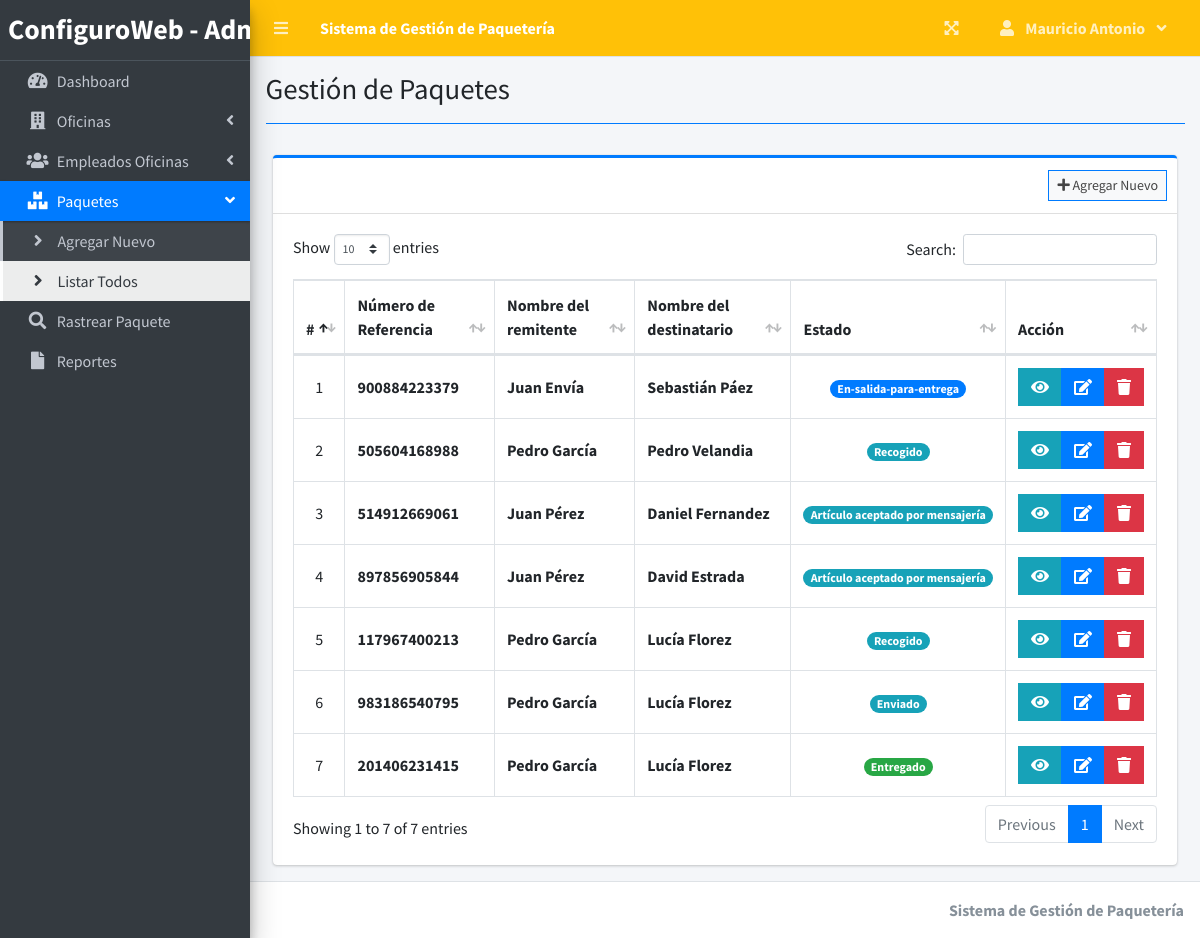
The page /index.php?page=parcel_list (signed in) on the database its author committed.
### tables this page shows
CREATE TABLE `parcels` (
  `id` int(30) NOT NULL,
  `reference_number` varchar(100) NOT NULL,
  `sender_name` text NOT NULL,
  `sender_address` text NOT NULL,
  `sender_contact` text NOT NULL,
  `recipient_name` text NOT NULL,
  `recipient_address` text NOT NULL,
  `recipient_contact` text NOT NULL,
  `type` int(1) NOT NULL COMMENT '1 = Deliver, 2=Pickup',
  `from_branch_id` varchar(30) NOT NULL,
  `to_branch_id` varchar(30) NOT NULL,
  `weight` varchar(100) NOT NULL,
  `height` varchar(100) NOT NULL,
  `width` varchar(100) NOT NULL,
  `length` varchar(100) NOT NULL,
  `price` float NOT NULL,
  `status` int(2) NOT NULL DEFAULT 0,
  `date_created` datetime NOT NULL DEFAULT current_timestamp()
);

### parcel_list.php (the view, shortened to what this page needs)
<?php include 'db_connect.php' ?>
<div class="col-lg-12">
	<div class="card card-outline card-primary">
		<div class="card-header">
			<div class="card-tools">
				<a class="btn btn-block btn-sm btn-default btn-flat border-primary " href="./index.php?page=new_parcel"><i class="fa fa-plus"></i> Agregar Nuevo</a>
			</div>
		</div>
		<div class="card-body">
			<table class="table tabe-hover table-bordered" id="list">
				<!-- <colgroup>
					<col width="5%">
					<col width="15%">
					<col width="25%">
					<col width="25%">
					<col width="15%">
				</colgroup> -->
				<thead>
					<tr>
						<th class="text-center">#</th>
						<th>Número de Referencia</th>
						<th>Nombre del remitente</th>
						<th>Nombre del destinatario</th>
						<th>Estado</th>
						<th>Acción</th>
					</tr>
				</thead>
				<tbody>
					<?php
					$i = 1;
					$where = "";
					$qry = $conn->query("SELECT * from parcels $where order by  unix_timestamp(date_created) desc ");
					while ($row = $qry->fetch_assoc()):
					?>
						<tr>
							<td class="text-center"><?php echo $i++ ?></td>
							<td><b><?php echo ($row['reference_number']) ?></b></td>
							<td><b><?php echo ucwords($row['sender_name']) ?></b></td>
							<td><b><?php echo ucwords($row['recipient_name']) ?></b></td>
							<td class="text-center">
								<?php
								switch ($row['status']) {
									case '1':
										echo "<span class='badge badge-pill badge-info'> Recogido</span>";
										break;
									case '2':
										echo "<span class='badge badge-pill badge-info'> Enviado</span>";
										break;
									case '5':
										echo "<span class='badge badge-pill badge-primary'> En-salida-para-entrega</span>";
										break;
									case '7':
										echo "<span class='badge badge-pill badge-success'>Entregado</span>";
										break;
									default:
										echo "<span class='badge badge-pill badge-info'> Artículo aceptado por mensajería</span>";
										break;
								}
								?>
							</td>
							<td class="text-center">
								<div class="btn-group">
									<button type="button" class="btn btn-info btn-flat view_parcel" data-id="<?php echo $row['id'] ?>">
										<i class="fas fa-eye"></i>
									</button>
									<a href="index.php?page=edit_parcel&id=<?php echo $row['id'] ?>" class="btn btn-primary btn-flat ">
										<i class="fas fa-edit"></i>
									</a>
									<button type="button" class="btn btn-danger btn-flat delete_parcel" data-id="<?php echo $row['id'] ?>">
										<i class="fas fa-trash"></i>
									</button>
								</div>
							</td>
						</tr>
					<?php endwhile; ?>
				</tbody>
			</table>
		</div>
	</div>
</div>

### index.php (shortened to what this page needs)
<!DOCTYPE html>
<html lang="en">
<?php
include 'header.php'
?>
<body class="hold-transition sidebar-mini layout-fixed layout-navbar-fixed layout-footer-fixed">
  <div class="wrapper">
    <?php include 'topbar.php' ?>
    <?php include 'sidebar.php' ?>
    <div class="content-wrapper">
      <div class="content-header">
        <div class="container-fluid">
          <div class="row mb-2">
            <div class="col-sm-6">
              <h1 class="m-0"><?php echo $title ?></h1>
            </div>
          </div>
          <hr class="border-primary">
        </div>
      </div>
      <section class="content">
        <div class="container-fluid">
          <?php
          $page = isset($_GET['page']) ? $_GET['page'] : 'home';
          if (!file_exists($page . ".php")) {
            include '404.html';
          } else {
            include $page . '.php';
          }
          ?>
        </div>
      </section>
    </div>
    <footer class="main-footer">
      <div class="float-right d-none d-sm-inline-block">
        <b><?php echo $_SESSION['system']['name'] ?></b>
      </div>
    </footer>
  </div>
</body>
</html>

### header.php (shortened to what this page needs)
<?php
function translateTitle($englishTitle)
{
  $translations = array(
    "Home" => "Dashboard",
    "Dashboard" => "Panel de Control",
    "New Parcel" => "Gestión de Paquetes",
    "Parcel List" => "Gestión de Paquetes",
    "Staff List" => "Gestión de Empleados",
    "New Staff" => "Gestión de Empleados",
    "Branch List" => "Lista de Oficinas",
    "New Branch" => "Gestión de Oficinas",
    "Track" => "Rastrear Paquetes",
    "Reports" => "Gestión de Reportes",
    "Persons/Companies" => "Personas/Empresas"
  );
  return isset($translations[$englishTitle]) ? $translations[$englishTitle] : $englishTitle;
}
$englishTitle = isset($_GET['page']) ? ucwords(str_replace("_", ' ', $_GET['page'])) : "Home";
$englishTitle = str_replace("Persons Companies", "Persons/Companies", $englishTitle);
$title = translateTitle($englishTitle);
?>
<!DOCTYPE html>
<html lang="es">
<head>
  <link rel="stylesheet" href="assets/plugins/fontawesome-free/css/all.min.css">
  <link rel="stylesheet" href="assets/plugins/overlayScrollbars/css/OverlayScrollbars.min.css">
  <link rel="stylesheet" href="assets/plugins/datatables-bs4/css/dataTables.bootstrap4.min.css">
  <link rel="stylesheet" href="assets/plugins/datatables-responsive/css/responsive.bootstrap4.min.css">
  <link rel="stylesheet" href="assets/plugins/datatables-buttons/css/buttons.bootstrap4.min.css">
  <link rel="stylesheet" href="assets/plugins/select2/css/select2.min.css">
  <link rel="stylesheet" href="assets/plugins/select2-bootstrap4-theme/select2-bootstrap4.min.css">
  <link rel="stylesheet" href="assets/plugins/sweetalert2-theme-bootstrap-4/bootstrap-4.min.css">
  <link rel="stylesheet" href="assets/plugins/toastr/toastr.min.css">
  <link rel="stylesheet" href="assets/plugins/dropzone/min/dropzone.min.css">
  <link rel="stylesheet" href="assets/dist/css/jquery.datetimepicker.min.css">
  <link rel="stylesheet" href="assets/plugins/icheck-bootstrap/icheck-bootstrap.min.css">
  <link rel="stylesheet" href="assets/plugins/bootstrap4-toggle/css/bootstrap4-toggle.min.css">
  <link rel="stylesheet" href="assets/dist/css/adminlte.min.css">
  <link rel="stylesheet" href="assets/dist/css/styles.css">
  <link rel="stylesheet" href="assets/plugins/summernote/summernote-bs4.min.css">
</head>
</html>

### topbar.php (shortened to what this page needs)
<nav class="main-header navbar navbar-expand navbar-warning navbar-dark ">
  <ul class="navbar-nav">
    <?php if (isset($_SESSION['login_id'])): ?>
      <li class="nav-item">
        <a class="nav-link" data-widget="pushmenu" href="" role="button"><i class="fas fa-bars"></i></a>
      </li>
    <?php endif; ?>
    <li>
      <a class="nav-link text-white" href="./" role="button">
        <large><b><?php echo $_SESSION['system']['name'] ?></b></large>
      </a>
    </li>
  </ul>
  <ul class="navbar-nav ml-auto">
    <li class="nav-item">
      <a class="nav-link" data-widget="fullscreen" href="#" role="button">
        <i class="fas fa-expand-arrows-alt"></i>
      </a>
    </li>
    <li class="nav-item dropdown">
      <a class="nav-link" data-toggle="dropdown" aria-expanded="true" href="javascript:void(0)">
        <span>
          <div class="d-felx badge-pill">
            <span class="fa fa-user mr-2"></span>
            <span><b><?php echo ucwords($_SESSION['login_firstname']) ?></b></span>
            <span class="fa fa-angle-down ml-2"></span>
          </div>
        </span>
      </a>
    </li>
  </ul>
</nav>

### sidebar.php (shortened to what this page needs)
<aside class="main-sidebar sidebar-dark-primary elevation-4">
  <div class="dropdown">
    <a href="./" class="brand-link">
      <?php if ($_SESSION['login_type'] == 1): ?>
        <h3 class="text-center p-0 m-0">
          <b class="brand-text-full">ConfiguroWeb - Admin</b>
        </h3>
      <?php endif; ?>
    </a>
  </div>
  <div class="sidebar pb-4 mb-4">
    <nav class="mt-2">
      <ul class="nav nav-pills nav-sidebar flex-column nav-flat" data-widget="treeview" role="menu" data-accordion="false">
        <li class="nav-item dropdown">
          <a href="./" class="nav-link nav-home">
            <i class="nav-icon fas fa-tachometer-alt"></i>
            <p>
              Dashboard
            </p>
          </a>
        </li>
        <?php if ($_SESSION['login_type'] == 1): ?>
          <li class="nav-item">
            <a href="#" class="nav-link nav-edit_branch">
              <i class="nav-icon fas fa-building"></i>
              <p>
                Oficinas
                <i class="right fas fa-angle-left"></i>
              </p>
            </a>
          </li>
          <li class="nav-item">
            <a href="#" class="nav-link nav-edit_staff">
              <i class="nav-icon fas fa-users"></i>
              <p>
                Empleados Oficinas
                <i class="right fas fa-angle-left"></i>
              </p>
            </a>
          </li>
        <?php endif; ?>
        <li class="nav-item">
          <a href="#" class="nav-link nav-edit_parcel">
            <i class="nav-icon fas fa-boxes"></i>
            <p>
              Paquetes
              <i class="right fas fa-angle-left"></i>
            </p>
          </a>
          <ul class="nav nav-treeview">
            <li class="nav-item">
              <a href="./index.php?page=new_parcel" class="nav-link nav-new_parcel tree-item">
                <i class="fas fa-angle-right nav-icon"></i>
                <p>Agregar Nuevo</p>
              </a>
            </li>
            <li class="nav-item">
              <a href="./index.php?page=parcel_list" class="nav-link nav-parcel_list nav-sall tree-item">
                <i class="fas fa-angle-right nav-icon"></i>
                <p>Listar Todos</p>
              </a>
            </li>
          </ul>
        </li>
        <li class="nav-item dropdown">
          <a href="./index.php?page=track" class="nav-link nav-track">
            <i class="nav-icon fas fa-search"></i>
            <p>
              Rastrear Paquete
            </p>
          </a>
        </li>
        <li class="nav-item dropdown">
          <a href="./index.php?page=reports" class="nav-link nav-reports">
            <i class="nav-icon fas fa-file"></i>
            <p>
              Reportes
            </p>
          </a>
        </li>
      </ul>
    </nav>
  </div>
</aside>

### parcel_list.php (style rules this page uses)
table td { vertical-align: middle !important; }

### rows shown on the page
parcels: reference_number "900884223379", sender_name "Juan Envía", recipient_name "Sebastián Páez", status "En-salida-para-entrega"
parcels: reference_number "505604168988", sender_name "Pedro García", recipient_name "Pedro Velandia", status "Recogido"
parcels: reference_number "514912669061", sender_name "Juan Pérez", recipient_name "Daniel Fernandez", status "Artículo aceptado por mensajería"
parcels: reference_number "897856905844", sender_name "Juan Pérez", recipient_name "David Estrada", status "Artículo aceptado por mensajería"
parcels: reference_number "117967400213", sender_name "Pedro García", recipient_name "Lucía Florez", status "Recogido"
parcels: reference_number "983186540795", sender_name "Pedro García", recipient_name "Lucía Florez", status "Enviado"
parcels: reference_number "201406231415", sender_name "Pedro García", recipient_name "Lucía Florez", status "Entregado"

### other values the page prints
$_SESSION['system']['name'] "Sistema de Gestión de Paquetería"
$_SESSION['login_firstname'] "Mauricio Antonio"
$title "Gestión de Paquetes"
